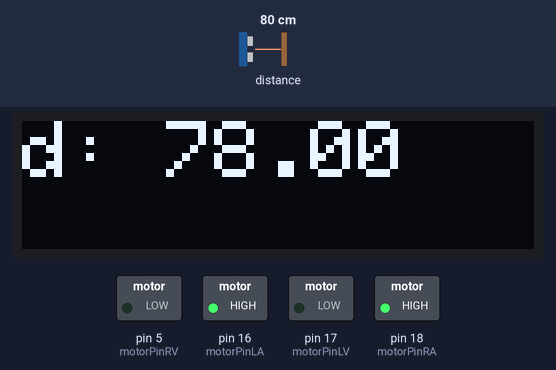
The sketch below on a simulated Arduino Uno, built with avr-gcc and run on an emulated ATmega328P. On the bench: 128×32 one-colour display, switched loads named in the sketch (green lamp = pin HIGH). Dashed ring = blinking. Inputs (shaded band) come from the test bench; at power-on: distance to the obstacle 80 cm.

Above: at 1.2 s.
1.3 s: distance to the obstacle set to 36 cm
At 1.9 s:
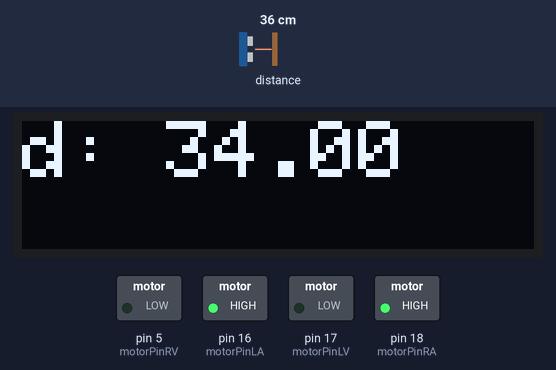
2.8 s: distance to the obstacle set to 31 cm
At 5.4 s:
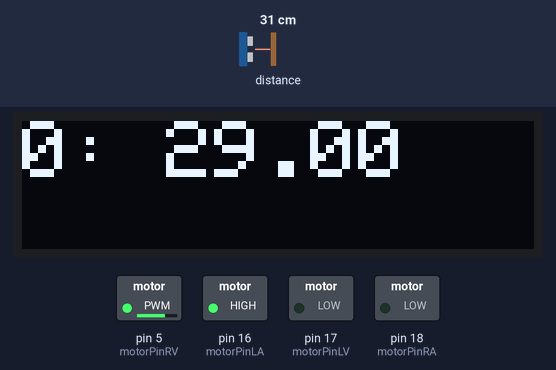
5.8 s: distance to the obstacle set to 2 cm
At 6.5 s:
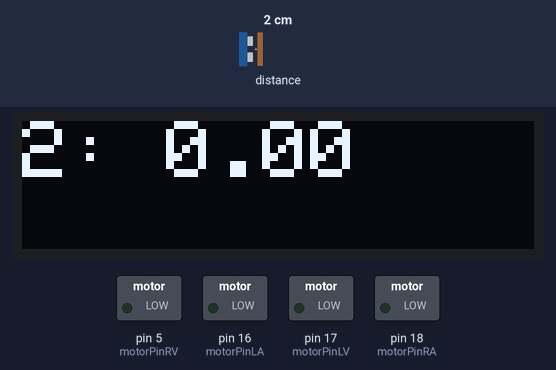
10.6 s: distance to the obstacle set to 23 cm
At 12.4 s:
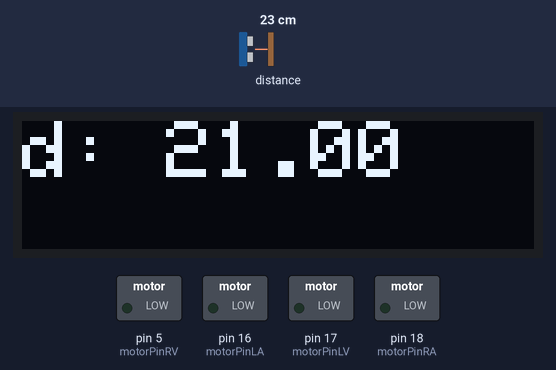
13.4 s: distance to the obstacle set to 27 cm
At 14.51 s:
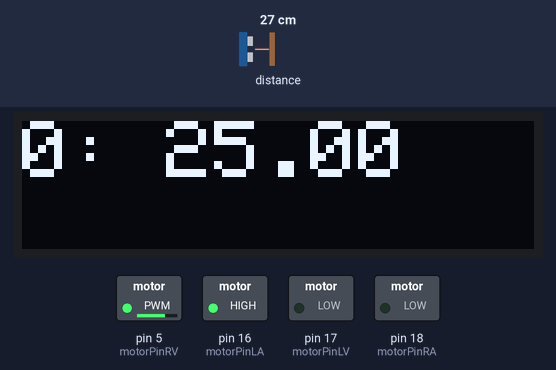
Timing chart, 0 to 16.4 s (numbered marks = the images above; inputs shaded):
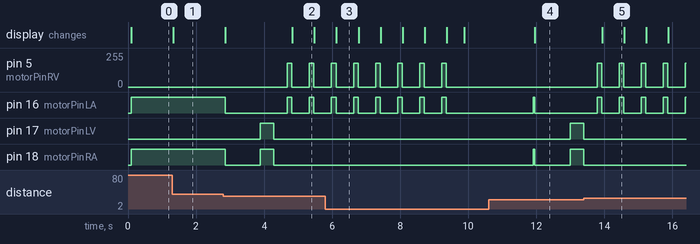

Measured:
- the behaviour switches between 33 and 32 cm on distance to the obstacle (found by bisection; images 1 and 2)
- the behaviour switches between 25 and 26 cm on distance to the obstacle (found by bisection; images 4 and 5)
- after the input at 1.3 s, the display: changes at once (image 1)
- after the input at 2.8 s, pin 5 (motorPinRV): alternates 178/255 for 0.13 s and 0/255 for 0.51 s, starting after 1.9 s; pin 16 (motorPinLA): goes LOW 1.8 s, HIGH 0.13 s, LOW 0.51 s, HIGH 0.13 s, then LOW, starting after 0.05 s
- after the input at 10.6 s, the display: changes after 1.4 s (image 4)
- what the display in image 2 shows lasts 0.7 s, from 4.8 s to 5.5 s

The sketch:

Butlerspelen.ino
```cpp
#include <Arduino.h>
#include <analogWrite.h>
#include <Adafruit_VL53L0X.h> //Afstandssensor
#include <Adafruit_GFX.h> //Graphics library
#include <Adafruit_SSD1306.h> //Schermpje

int motorPinLA = 16; //Rechterwiel achteruit
int motorPinLV = 17; //Rechterwiel vooruit
int motorPinRV = 5; //Linkerwiel vooruit
int motorPinRA = 18; //Linkerwiel achteruit

Adafruit_SSD1306 display(128, 32, &Wire, 4);
Adafruit_VL53L0X lidar = Adafruit_VL53L0X();

float motorR = 255.0f;
float motorL = 255.0f;

bool canCheck = true;

void setup() {
  Serial.begin(115200);
  if (!lidar.begin()) {
    Serial.println(F("Failed to connect to VL53L0X"));
    while(1);
  }
  if(!display.begin(SSD1306_SWITCHCAPVCC, 0x3C)) {
    Serial.println(F("Failed to connect to SSD1306"));
    for(;;); // Don't proceed, loop forever
  }
  display.clearDisplay();
  display.setTextSize(2);
  display.setTextColor(SSD1306_WHITE);
  display.display();
}

void loop() {
  // driveForward(100);
  // delay(2000);
  // standStill();
  // delay(2000);
  VL53L0X_RangingMeasurementData_t measure;
  lidar.rangingTest(&measure, false);

  //Afstand in cm
  float dist = measure.RangeMilliMeter/10.0f - 2.0f;

  if (measure.RangeStatus != 4) {
    display.clearDisplay();
    display.setCursor(0,0);
    display.print("d: ");
    display.println(dist);
    display.display();
    if(dist <= 30.0f && canCheck == true){
      //Serial.print("Distance (mm): "); Serial.println(dist);
      standStill();
      delay(1000);
      lookForHole();
    } else {
      driveForward(80);
    }
  }
}

float highestValue = 0;

void lookForHole() {
  canCheck = false;
  VL53L0X_RangingMeasurementData_t measure;
  lidar.rangingTest(&measure, false);

  //Afstand in cm
  float dist = measure.RangeMilliMeter/10.0f - 2.0f;

  turnLeft(70);
  delay(400);
  standStill();
  delay(400);
  for (int i = 0; i < 8; i++) {
    turnRight(70);
    delay(100);
    VL53L0X_RangingMeasurementData_t measure;
    lidar.rangingTest(&measure, false);

    //Afstand in cm
    dist = measure.RangeMilliMeter/10.0f - 2.0f;
    standStill();
    if(dist > highestValue) {
      highestValue = dist;
    }
    display.clearDisplay();
    display.setCursor(0,0);
    display.print(i);
    display.print(": ");
    display.println(dist);
    display.display();
    delay(500);
  }

  standStill();
  display.clearDisplay();
  display.setCursor(0,0);
  display.print("h: ");
  display.println(highestValue);
  display.display();
  delay(2000);

  do {
    VL53L0X_RangingMeasurementData_t measure;
    lidar.rangingTest(&measure, false);

    //Afstand in cm
    dist = measure.RangeMilliMeter/10.0f - 2.0f;
    turnLeft(70);
    canCheck = false;
  } while (dist >= highestValue - 5 && dist <= highestValue + 5);

  driveForward(80);
  canCheck = true;
}

void standStill() {
  analogWrite(motorPinLV, 0);
  analogWrite(motorPinLA, 0);
  analogWrite(motorPinRA, 0);
  analogWrite(motorPinRV, 0);
}

void driveForward(double percentage) {
  int speedR = int((motorR / 100.0f) * percentage);
  int speedL = int((motorL / 100.0f) * percentage);

  analogWrite(motorPinRA, speedR);
  analogWrite(motorPinRV, 0);
  analogWrite(motorPinLV, 0);
  analogWrite(motorPinLA, speedL);
}

void turnLeft(double percentage) {
  int speedR = int((motorR / 100.0f) * percentage);
  int speedL = int((motorL / 100.0f) * percentage);

  analogWrite(motorPinRA, speedR);
  analogWrite(motorPinRV, 0);
  analogWrite(motorPinLV, speedL);
  analogWrite(motorPinLA, 0);
}

void turnRight(double percentage)  {
  int speedR = int((motorR / 100.0f) * percentage);
  int speedL = int((motorL / 100.0f) * percentage);

  analogWrite(motorPinRA, 0);
  analogWrite(motorPinRV, speedR);
  analogWrite(motorPinLV, 0);
  analogWrite(motorPinLA, speedL);
}
```
